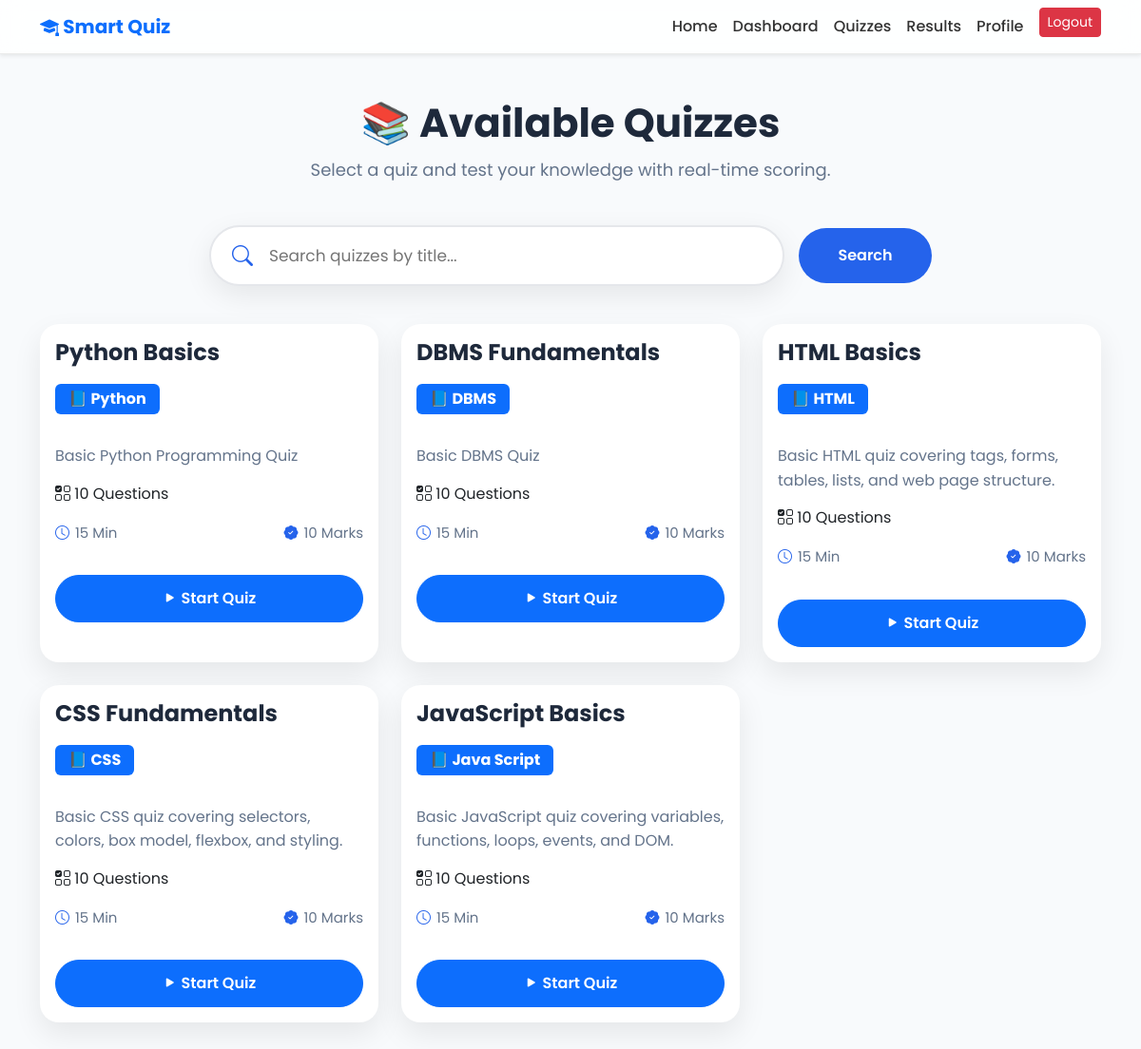
The app's page /quizzes/ (signed in) with its own data.
### quiz/models.py (models this page shows, shortened)
class Quiz(models.Model):
    title = models.CharField(max_length=200)
    subject = models.ForeignKey(Subject, on_delete=models.CASCADE)
    description = models.TextField(blank=True, default="")
    duration = models.IntegerField(help_text="Duration in minutes")
    total_marks = models.IntegerField(default=0)

class Subject(models.Model):
    name = models.CharField(max_length=100)
    def __str__(self):
        return self.name

### quiz/views.py (the view)
# urls.py: path('quizzes/', views.quiz_list, name='quiz_list'),
@login_required
def quiz_list(request):
    query = request.GET.get('q')
    quizzes = Quiz.objects.all()
    if query:
        quizzes = quizzes.filter(
            title__icontains=query
        )
    context = {
    'quizzes': quizzes,
    'query': query,
    'quiz_count': quizzes.count(),
}
    return render(request, 'quiz_list.html', context)

### templates/quiz_list.html (shortened to what this page needs)
{% extends "base.html" %}
{% load static %}
{% block css %}
<link rel="stylesheet" href="{% static 'css/quiz.css' %}">
{% endblock %}
{% block content %}
<div class="container py-5">
<div class="quiz-header">
    <h1>📚 Available Quizzes</h1>
    <p>
        Select a quiz and test your knowledge with real-time scoring.
    </p>
</div>
<div class="search-box">
    <form method="GET" class="search-form">
        <div class="search-input">
            <i class="bi bi-search"></i>
            <input
                type="text"
                name="q"
                value="{{ request.GET.q }}"
                placeholder="Search quizzes by title...">
        </div>
        <button type="submit" class="search-btn">
            Search
        </button>
    </form>
</div>
<div class="row">
{% for quiz in quizzes %}
<div class="col-lg-4 col-md-6 mb-4">
<div class="card quiz-card">
<div class="card-body">
<h3 class="quiz-title">
    {{ quiz.title }}
</h3>
<span class="badge bg-primary mb-3 fs-6">
    📘 {{ quiz.subject }}
</span>
<p class="quiz-desc">
    {{ quiz.description }}
</p>
<div class="question-count">
    <i class="bi bi-ui-checks-grid"></i>
    {{ quiz.question_set.count }} Questions
</div>
<div class="quiz-meta">
    <span>
        <i class="bi bi-clock"></i>
        {{ quiz.duration }} Min
    </span>
    <span>
        <i class="bi bi-patch-check-fill"></i>
        {{ quiz.total_marks }} Marks
    </span>
</div>
<a href="{% url 'start_quiz' quiz.id %}"
   class="btn btn-primary start-btn w-100 rounded-pill">
    <i class="bi bi-play-fill"></i>
    Start Quiz
</a>
</div>
</div>
</div>
{% endfor %}
</div>
</div>
{% endblock %}

### static/css/quiz.css (style rules this page uses)
body { background:#f8fafc; font-family:'Poppins',sans-serif; }
.quiz-header { text-align:center; margin-bottom:45px; }
.quiz-header h1 { font-size:42px; font-weight:700; color:#1e293b; }
.quiz-header p { font-size:18px; color:#64748b; margin-top:10px; }
.search-box { max-width:760px; margin:40px auto; }
.search-form { display:flex; align-items:center; gap:15px; }
.search-input { flex:1; display:flex; align-items:center; background:#fff; border:2px solid #e5e7eb; border-radius:60px; padding:0 22px; height:64px; transition:.3s; box-shadow:0 10px 30px rgba(0,0,0,.08); }
.search-input i { font-size:22px; color:#2563eb; margin-right:15px; }
.search-input input { width:100%; border:none; outline:none; background:transparent; font-size:17px; }
.search-btn { height:58px; min-width:140px; padding:0 28px; border:none; border-radius:50px; background:#2563eb; color:#fff; font-size:16px; font-weight:600; }
.quiz-card { border:none; border-radius:20px; box-shadow:0 12px 30px rgba(0,0,0,.08); transition:.35s; height:100%; }
.quiz-title { font-size:24px; font-weight:700; color:#1e293b; margin-bottom:18px; }
.quiz-card p { color:#64748b; }
.quiz-card .badge { font-size:14px; padding:8px 14px; }
.quiz-card .btn { margin-top:15px; padding:12px; font-weight:600; }
.quiz-desc { color:#64748b; margin:15px 0; line-height:1.6; }
.quiz-meta { display:flex; justify-content:space-between; align-items:center; margin:18px 0; color:#64748b; font-size:15px; }
.quiz-meta span { display:flex; align-items:center; gap:6px; }
.quiz-meta i { color:#2563eb; }

### templates/base.html (style rules this page uses)
body { font-family:'Poppins',sans-serif; }

### records on screen
Quiz: title "Python Basics", subject "Python", description "Basic Python Programming Quiz", question_set.count "10", duration "15", total_marks "10"
Quiz: title "DBMS Fundamentals", subject "DBMS", description "Basic DBMS Quiz", question_set.count "10", duration "15", total_marks "10"
Quiz: title "HTML Basics", subject "HTML", description "Basic HTML quiz covering tags, forms, tables, lists, and web page structure.", question_set.count "10", duration "15", total_marks "10"
Quiz: title "CSS Fundamentals", subject "CSS", description "Basic CSS quiz covering selectors, colors, box model, flexbox, and styling.", question_set.count "10", duration "15", total_marks "10"
Quiz: title "JavaScript Basics", subject "Java Script", description "Basic JavaScript quiz covering variables, functions, loops, events, and DOM.", question_set.count "10", duration "15", total_marks "10"
